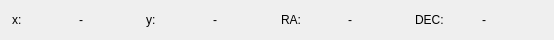
<?xml version="1.0" encoding="UTF-8"?>
<ui version="4.0">
 <class>CoordinatePanel</class>
 <widget class="QWidget" name="CoordinatePanel">
  <property name="geometry">
   <rect>
    <x>0</x>
    <y>0</y>
    <width>554</width>
    <height>40</height>
   </rect>
  </property>
  <property name="windowTitle">
   <string>Form</string>
  </property>
  <layout class="QHBoxLayout" name="horizontalLayout">
   <property name="leftMargin">
    <number>12</number>
   </property>
   <property name="topMargin">
    <number>4</number>
   </property>
   <property name="bottomMargin">
    <number>4</number>
   </property>
   <item>
    <widget class="QLabel" name="x">
     <property name="text">
      <string>x:</string>
     </property>
    </widget>
   </item>
   <item>
    <widget class="QLabel" name="x_value">
     <property name="text">
      <string>-</string>
     </property>
    </widget>
   </item>
   <item>
    <widget class="QLabel" name="y">
     <property name="text">
      <string>y:</string>
     </property>
    </widget>
   </item>
   <item>
    <widget class="QLabel" name="y_value">
     <property name="text">
      <string>-</string>
     </property>
    </widget>
   </item>
   <item>
    <widget class="QLabel" name="ra">
     <property name="text">
      <string>RA:</string>
     </property>
    </widget>
   </item>
   <item>
    <widget class="QLabel" name="ra_value">
     <property name="text">
      <string>-</string>
     </property>
    </widget>
   </item>
   <item>
    <widget class="QLabel" name="dec">
     <property name="text">
      <string>DEC:</string>
     </property>
    </widget>
   </item>
   <item>
    <widget class="QLabel" name="dec_value">
     <property name="text">
      <string>-</string>
     </property>
    </widget>
   </item>
  </layout>
 </widget>
 <resources/>
 <connections/>
</ui>
